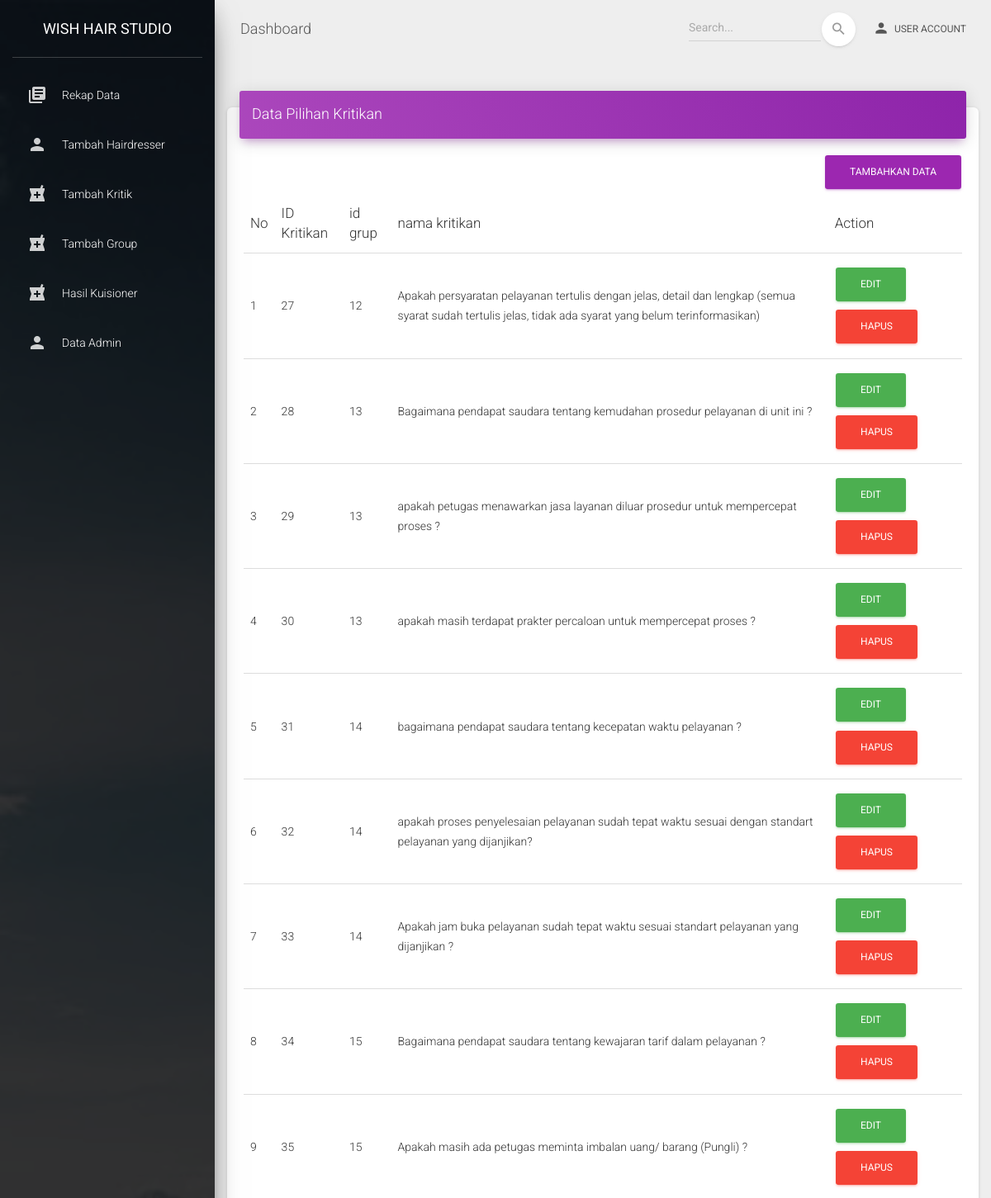
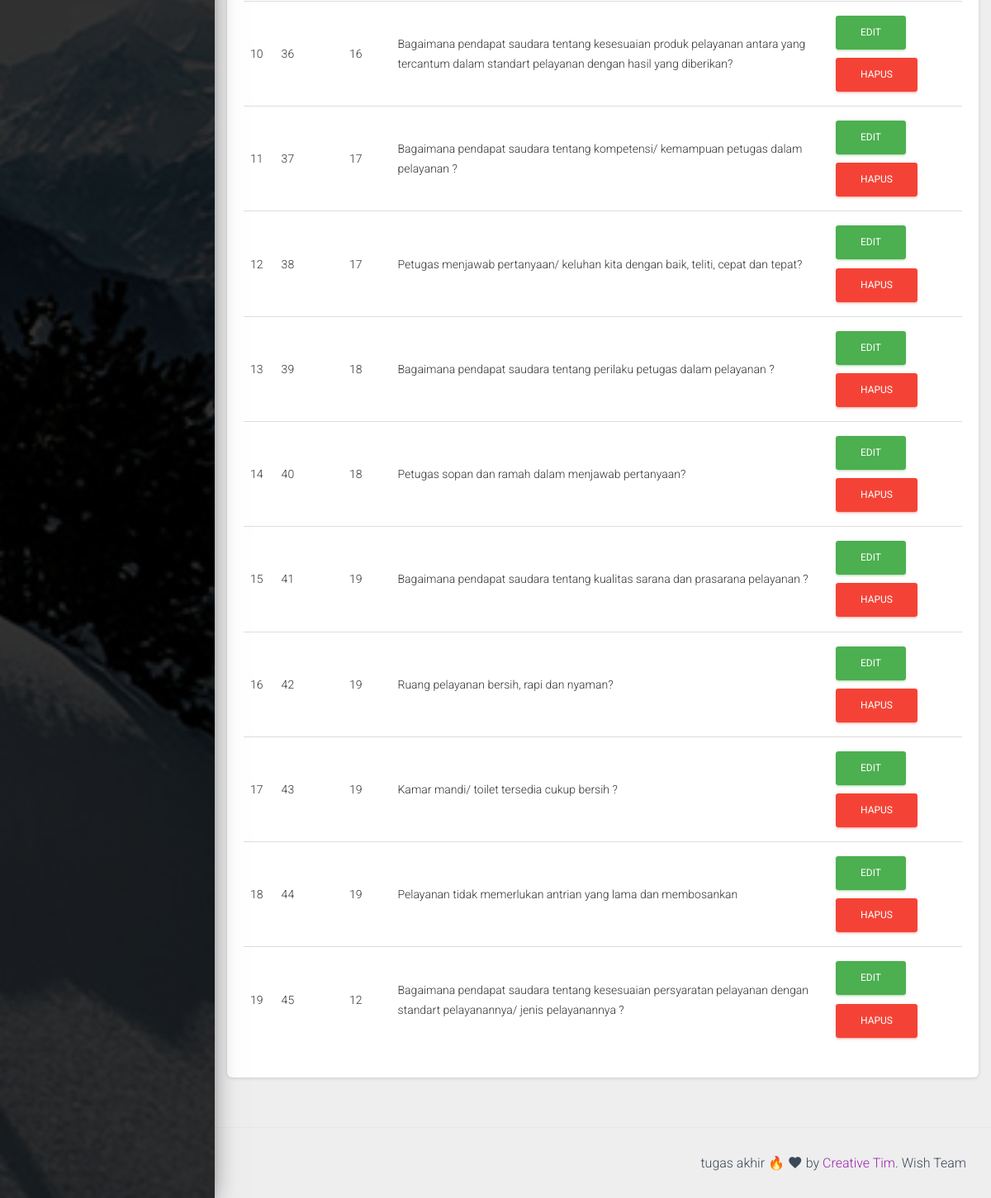
The app's page /admin/index.php?view=kritik (signed in) with its own data (2 pictures, top to bottom).
### tables this page shows
CREATE TABLE IF NOT EXISTS `kritikan` (
`id_kritikan` int(100) NOT NULL,
  `groupid` int(100) NOT NULL,
  `nama_kritikan` varchar(225) NOT NULL,
  `keterangan` varchar(225) NOT NULL
);

### admin/app/input_kritik.php (the view, shortened to what this page needs)
<?php
if($_GET[act]==''){
?>
 <div class="container-fluid">
    <div class="row">
        <div class="col-md-12">
			<div class="card">
				<div class="card-header card-header-primary">
				  <h4 class="card-title">Data Pilihan Kritikan</h4>
				</div>
				<div class="card-body">
					<a href="index.php?view=kritik&act=tambah" type="submit" class="btn btn-primary pull-right" >Tambahkan Data</a>
					<div class="table-responsive">
						<table class="table table-hover">
							<thead class="">
								<th>No </th>
                <th>ID Kritikan </th>
								<th>id grup</th>
								<th>nama kritikan</th>
								<th>Action</th>
							</thead>
							<tbody>
							<?php
								$no=1;
								$tampil = mysql_query("SELECT * FROM kritikan order by id_kritikan");
								while($r=mysql_fetch_array($tampil)){
									echo "<tr><td>$no</td>
                        <td>$r[id_kritikan]</td>
											  <td>$r[groupid]</td>
											  <td>$r[nama_kritikan]</td>
											  <td>
												<a class='btn btn-success btn-xs' title='Edit Data' href='index.php?view=kritik&act=edit&id=$r[id_kritikan]'><span class='glyphicon glyphicon-edit'> Edit</span></a>
												<a class='btn btn-danger btn-xs' title='Delete Data' href='index.php?view=kritik&hapus=$r[id_kritikan]'><span class='glyphicon glyphicon-remove'> Hapus</span></a>
											  </td>
											</tr>";
								$no++;
								}
							?>
							</tbody>
						</table>
					</div>
				</div>
			</div>
        </div>
    </div>
</div>
<?php
}else if($_GET[act]=='tambah'){
	?>
	<div class="container-fluid">
	<div class="row">
        <div class="col-md-12">
            <div class="card">
                <div class="card-header card-header-primary">
                  <h4 class="card-title">Tambah Data</h4>
                </div>
                <div class="card-body">
                  <form action="" method="POST">
                    <div class="row">
                      <div class="col-md-12">
                        <div class="form-group">
                          <label class="bmd-label-floating">Nama group</label>
                          <select name='nama' style='padding:4px'>
                                    <?php
                                        echo "<option value=''>- Semua -</option>";
                                        $tahun = mysql_query("SELECT * FROM tgroup");
                                        while ($k = mysql_fetch_array($tahun)){
                                          if ($_GET[tahun]==$k[groupid]){
                                            echo "<option value='$k[groupid]' selected>$k[groupname]</option>";
                                          }else{
                                            echo "<option value='$k[groupid]'>$k[groupname]</option>";
                                          }
                                        }
                                    ?>
                        </select>
                        </div>
                      </div>
                    </div>
                    <div class="row">
                      <div class="col-md-12">
                        <div class="form-group">
                          <label class="bmd-label-floating">Nama Kritikan</label>
                          <input type="text" name="keterangan" class="form-control">
                        </div>
                      </div>
                    </div>
                    <button type="submit" name="simpan" class="btn btn-primary pull-center">Simpan</button>
                    <div class="clearfix"></div>
                  </form>
                </div>
            </div>
        </div>
    </div>
    </div>
	<?php
	  if (isset($_POST[simpan])){
		mysql_query("INSERT INTO kritikan (id_kritikan,groupid,nama_kritikan) VALUE ('','$_POST[nama]','$_POST[keterangan]')");
		  echo "<script>document.location='index.php?view=kritik';</script>";
	  }
}else if($_GET[act]=='edit'){
	$edit = mysql_query("SELECT * FROM kritikan WHERE id_kritikan='$_GET[id]'");
    $e = mysql_fetch_array($edit);
	?>
	<div class="container-fluid">
	<div class="row">
        <div class="col-md-12">
            <div class="card">
                <div class="card-header card-header-primary">
                  <h4 class="card-title">Tambah Data</h4>
                </div>
                <div class="card-body">
                  <form action="" method="POST">
                    <input type="hidden" name="id" value="<?php echo $e[id_kritikan] ?>">
                    <div class="row">
                      <div class="col-md-12">
                        <div class="form-group">
                          <label class="bmd-label-floating">Nama Kritikan</label>
                          <select name="groupid"  class="form-control">
                <?php
                $sql = mysql_query("SELECT * FROM tgroup");
                  while($data = mysql_fetch_array($sql)){
                  if($r[groupid] == $data[groupid]){
                    echo "<option value='$data[groupid]' SELECTED>$data[groupname]</option>";
                  }
                  else{
                    echo "<option value='$data[groupid]'>$data[groupname]</option>";
                  }
                  }
                ?>
              </select>
                        </div>
                      </div>
                    </div>
                    <div class="row">
                      <div class="col-md-12">
                        <div class="form-group">
                          <label class="bmd-label-floating">Nama Kritikan</label>
                          <input type="text" name="nama_kritikan" value="<?=$e[nama_kritikan]?>" class="form-control">
                        </div>
                      </div>
                    </div>
                    <button type="submit" name="update" class="btn btn-primary pull-center">Update</button>
                    <div class="clearfix"></div>
                  </form>
                </div>
            </div>
        </div>
    </div>
    </div>
	<?php
	if (isset($_POST[update])){
    mysql_query("UPDATE kritikan SET groupid = '$_POST[groupid]',nama_kritikan = '$_POST[nama_kritikan]' where id_kritikan='$_POST[id]'");
    echo "<script>document.location='index.php?view=kritik';</script>";
    }
}
?>

### admin/index.php (shortened to what this page needs)
<?php
  if (isset($_SESSION[id])){
?>
<!DOCTYPE html>
<html lang="en">
<head>
  <link rel="stylesheet" href="https://maxcdn.bootstrapcdn.com/font-awesome/latest/css/font-awesome.min.css">
  <link href="assets/css/material-dashboard.css?v=2.1.2" rel="stylesheet" />
  <link href="assets/demo/demo.css" rel="stylesheet" />
</head>
<body class="">
  <div class="wrapper ">
    <div class="sidebar" data-color="black" data-background-color="black" data-image="assets/img/sidebar-1.jpg">
      <div class="logo"><a href="index.php" class="simple-text logo-normal">
          Wish Hair Studio
        </a></div>
      <div class="sidebar-wrapper">
        <?php include "menu-admin.php";?>
      </div>
    </div>
    <div class="main-panel">
      <nav class="navbar navbar-expand-lg navbar-transparent navbar-absolute fixed-top ">
        <?php include "header.php";?>
      </nav>
      <div class="content">
        <?php
          if ($_GET[view]=='home' OR $_GET[view]==''){
			   echo "<div class='row'>";
                          include "app/dasboard.php";
                  echo "</div>";
          }
		  elseif ($_GET[view]=='user'){
            echo "<div class='row'>";
                    include "app/user.php";
            echo "</div>";
		  }elseif ($_GET[view]=='edit_user'){
            echo "<div class='row'>";
                    include "app/edit_user.php";
            echo "</div>";
		  } elseif ($_GET[view]=='hairdresser'){
            echo "<div class='row'>";
                    include "app/input_hairdresser.php";
            echo "</div>";
		  } elseif ($_GET[view]=='kritik'){
            echo "<div class='row'>";
                    include "app/input_kritik.php";
            echo "</div>";
       } elseif ($_GET[view]=='respon'){
            echo "<div class='row'>";
                    include "app/input_respon.php";
            echo "</div>";
		  }  elseif ($_GET[view]=='hasil_kuisioner'){
            echo "<div class='row'>";
                    include "app/hasil_kuisioner.php";
            echo "</div>";
      }
      elseif ($_GET[view]=='data_admin'){
            echo "<div class='row'>";
                    include "app/data_admin.php";
            echo "</div>";
		  }
      elseif ($_GET[view]=='unduh'){
            echo "<div class='row'>";
                    include "app/unduh.php";
            echo "</div>";
      }
        ?>
      </div>
      <footer class="footer">
        <div class="container-fluid">
          <div class="copyright float-right">
            tugas akhir 🔥 <i class="material-icons">favorite</i> by
           <a href="">Creative Tim</a>. Wish Team
          </div>
        </div>
      </footer>
    </div>
  </div>
</body>
</html>
<?php
  }else{
    include "login.php";
  }
?>

### admin/menu-admin.php
<ul class="nav">
          <li class="nav-item active">
            <a class="nav-link" href="index.php">
              <i class="material-icons">library_books</i>
              <p>Rekap Data</p>
            </a>
          </li>
		  <li class="nav-item ">
            <a class="nav-link" href="index.php?view=hairdresser">
              <i class="material-icons">person</i>
              <p>Tambah hairdresser</p>
            </a>
          </li>
		   <li class="nav-item ">
            <a class="nav-link" href="index.php?view=kritik">
              <i class="material-icons">local_pharmacy</i>
              <p>Tambah Kritik</p>
            </a>
          </li>
           <li class="nav-item ">
            <a class="nav-link" href="index.php?view=respon">
              <i class="material-icons">local_pharmacy</i>
              <p>Tambah group</p>
            </a>
          </li>
           <li class="nav-item ">
            <a class="nav-link" href="index.php?view=hasil_kuisioner">
              <i class="material-icons">local_pharmacy</i>
              <p>Hasil Kuisioner</p>
            </a>
          </li>
          <li class="nav-item ">
            <a class="nav-link" href="index.php?view=data_admin">
              <i class="material-icons">person</i>
              <p>Data Admin</p>
            </a>
          </li>
</ul>

### admin/header.php (shortened to what this page needs)
<div class="container-fluid">
          <div class="navbar-wrapper">
            <a class="navbar-brand" href="javascript:;">Dashboard</a>
          </div>
          <div class="collapse navbar-collapse justify-content-end">
            <form class="navbar-form">
              <div class="input-group no-border">
                <input type="text" value="" class="form-control" placeholder="Search...">
                <button type="submit" class="btn btn-white btn-round btn-just-icon">
                  <i class="material-icons">search</i>
                  <div class="ripple-container"></div>
                </button>
              </div>
            </form>
            <ul class="navbar-nav">
              <li class="nav-item dropdown">
                <a class="nav-link" href="javascript:;" id="navbarDropdownProfile" data-toggle="dropdown" aria-haspopup="true" aria-expanded="false">
                  <i class="material-icons">person</i>
				  User Account
                </a>
              </li>
            </ul>
          </div>
        </div>

### records on screen
kritikan: id_kritikan "27", groupid "12", nama_kritikan "Apakah persyaratan pelayanan tertulis dengan jelas, detail dan lengkap (semua syarat sudah tertulis jelas, tidak ada syarat yang belum terinformasikan)"
kritikan: id_kritikan "28", groupid "13", nama_kritikan "Bagaimana pendapat saudara tentang kemudahan prosedur pelayanan di unit ini ?"
kritikan: id_kritikan "29", groupid "13", nama_kritikan "apakah petugas menawarkan jasa layanan diluar prosedur untuk mempercepat proses ?"
kritikan: id_kritikan "30", groupid "13", nama_kritikan "apakah masih terdapat prakter percaloan untuk mempercepat proses ?"
kritikan: id_kritikan "31", groupid "14", nama_kritikan "bagaimana pendapat saudara tentang kecepatan waktu pelayanan ?"
kritikan: id_kritikan "32", groupid "14", nama_kritikan "apakah proses penyelesaian pelayanan sudah tepat waktu sesuai dengan standart pelayanan yang dijanjikan?"
kritikan: id_kritikan "33", groupid "14", nama_kritikan "Apakah jam buka pelayanan sudah tepat waktu sesuai standart pelayanan yang dijanjikan ?"
kritikan: id_kritikan "34", groupid "15", nama_kritikan "Bagaimana pendapat saudara tentang kewajaran tarif dalam pelayanan ?"
kritikan: id_kritikan "35", groupid "15", nama_kritikan "Apakah masih ada petugas meminta imbalan uang/ barang (Pungli) ?"
kritikan: id_kritikan "36", groupid "16", nama_kritikan "Bagaimana pendapat saudara tentang kesesuaian produk pelayanan antara yang tercantum dalam standart pelayanan dengan hasil yang diberikan?"
kritikan: id_kritikan "37", groupid "17", nama_kritikan "Bagaimana pendapat saudara tentang kompetensi/ kemampuan petugas dalam pelayanan ?"
kritikan: id_kritikan "38", groupid "17", nama_kritikan "Petugas menjawab pertanyaan/ keluhan kita dengan baik, teliti, cepat dan tepat?"
kritikan: id_kritikan "39", groupid "18", nama_kritikan "Bagaimana pendapat saudara tentang perilaku petugas dalam pelayanan ?"
kritikan: id_kritikan "40", groupid "18", nama_kritikan "Petugas sopan dan ramah dalam menjawab pertanyaan?"
kritikan: id_kritikan "41", groupid "19", nama_kritikan "Bagaimana pendapat saudara tentang kualitas sarana dan prasarana pelayanan ?"
kritikan: id_kritikan "42", groupid "19", nama_kritikan "Ruang pelayanan bersih, rapi dan nyaman?"
kritikan: id_kritikan "43", groupid "19", nama_kritikan "Kamar mandi/ toilet tersedia cukup bersih ?"
kritikan: id_kritikan "44", groupid "19", nama_kritikan "Pelayanan tidak memerlukan antrian yang lama dan membosankan"
kritikan: id_kritikan "45", groupid "12", nama_kritikan "Bagaimana pendapat saudara tentang kesesuaian persyaratan pelayanan dengan standart pelayanannya/ jenis pelayanannya ?"
